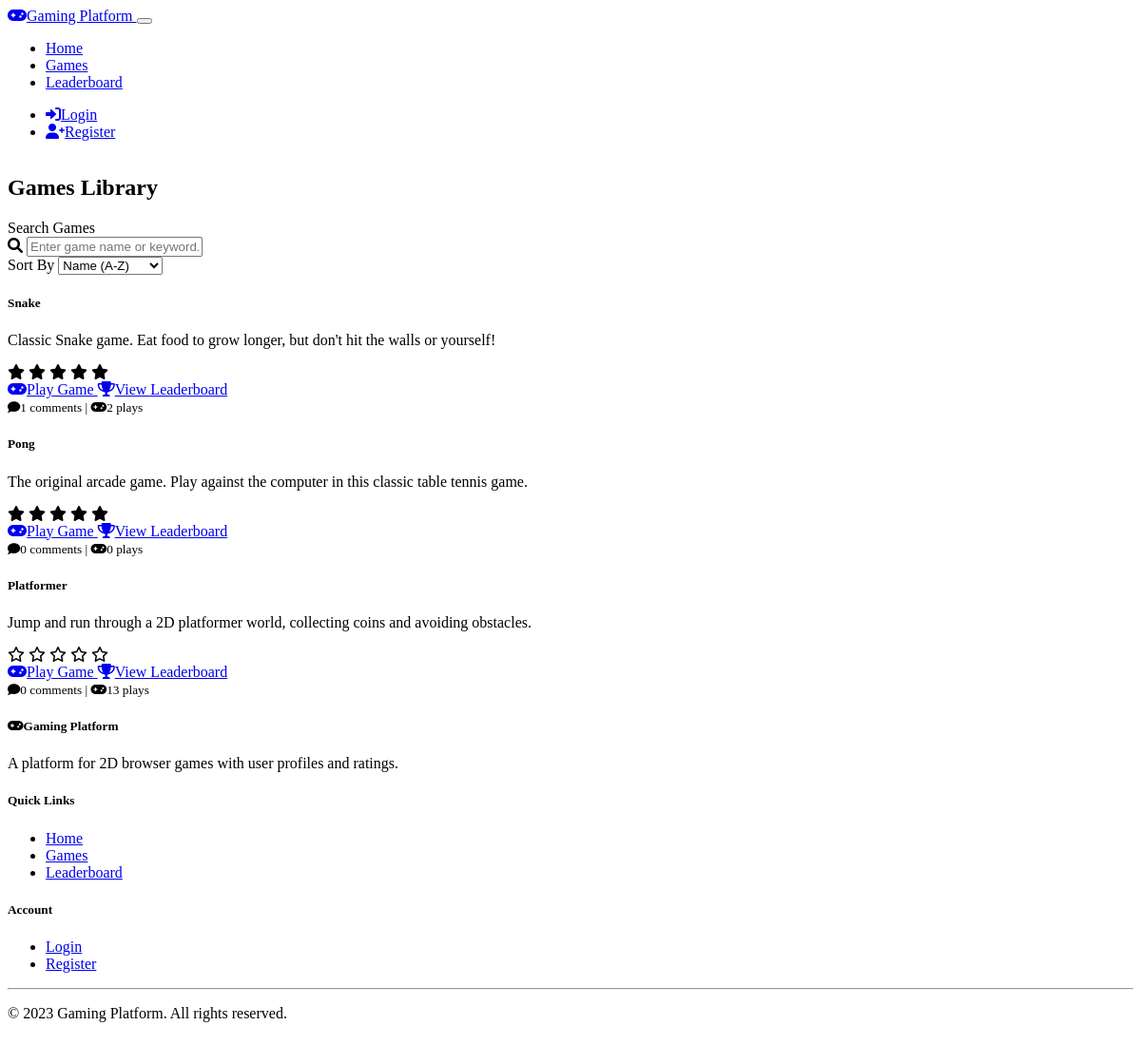
/games, run on the app's committed database.
### models.py (models this page shows, shortened)
class Game(db.Model):
    id = db.Column(db.Integer, primary_key=True)
    title = db.Column(db.String(100), nullable=False)
    description = db.Column(db.Text, nullable=False)
    instructions = db.Column(db.Text, nullable=False)
    game_type = db.Column(db.String(50), nullable=False)
    scores = db.relationship('Score', backref='game', lazy='dynamic')
    ratings = db.relationship('Rating', backref='game', lazy='dynamic')
    comments = db.relationship('Comment', backref='game', lazy='dynamic')
    def average_rating(self):
        ratings = [r.rating for r in self.ratings]
        return sum(ratings) / len(ratings) if ratings else 0

### routes.py (the view)
    @app.route('/games')
    def games_list():
        games = Game.query.all()
        return render_template('games_list.html', games=games)

### templates/games_list.html (shortened to what this page needs)
{% extends 'base.html' %}
{% block content %}
<div class="container">
    <div class="row mt-4">
        <div class="col-12">
            <h2 class="mb-4">Games Library</h2>
            <div class="card mb-4">
                <div class="card-body">
                    <div class="row g-3">
                        <div class="col-md-6">
                            <label for="game-search" class="form-label">Search Games</label>
                            <div class="input-group">
                                <span class="input-group-text"><i class="fas fa-search"></i></span>
                                <input type="text" class="form-control" id="game-search" placeholder="Enter game name or keyword...">
                            </div>
                        </div>
                        <div class="col-md-6">
                            <label class="form-label">Sort By</label>
                            <select class="form-select" id="game-sort">
                                <option value="name-asc">Name (A-Z)</option>
                            </select>
                        </div>
                    </div>
                </div>
            </div>
        </div>
    </div>
    <div class="row g-4">
        {% for game in games %}
            <div class="col-md-6 col-lg-4 game-card-container">
                <div class="card h-100 game-card">
                    <div class="card-body">
                        <h5 class="card-title">{{ game.title }}</h5>
                        <p class="card-text">{{ game.description }}</p>
                        <div class="mb-3">
                            {% set avg_rating = game.average_rating()|int %}
                            <div class="rating-stars">
                                {% for i in range(5) %}
                                    {% if i < avg_rating %}
                                        <i class="fas fa-star"></i>
                                    {% else %}
                                        <i class="far fa-star"></i>
                                    {% endif %}
                                {% endfor %}
                            </div>
                        </div>
                        <div class="d-grid gap-2">
                            <a href="{{ url_for('game', game_id=game.id) }}" class="btn btn-primary">
                                <i class="fas fa-gamepad me-2"></i>Play Game
                            </a>
                            <a href="{{ url_for('leaderboard', game_id=game.id) }}" class="btn btn-outline-primary">
                                <i class="fas fa-trophy me-2"></i>View Leaderboard
                            </a>
                        </div>
                    </div>
                    <div class="card-footer text-muted">
                        <small>
                            <i class="fas fa-comment me-1"></i>{{ game.comments.count() }} comments
                            <span class="mx-2">|</span>
                            <i class="fas fa-gamepad me-1"></i>{{ game.scores.count() }} plays
                        </small>
                    </div>
                </div>
            </div>
        {% endfor %}
    </div>
</div>
{% endblock %}

### static/css/style.css (style rules this page uses)
body { min-height: 100vh; display: flex; flex-direction: column; }
.game-card { transition: transform 0.3s ease; height: 100%; }
.rating-stars { color: var(--bs-warning); cursor: pointer; }

### data on the page
Game: title "Snake", description "Classic Snake game. Eat food to grow longer, but don't hit the walls or yourself!", comments.count "1", scores.count "2"
Game: title "Pong", description "The original arcade game. Play against the computer in this classic table tennis game.", comments.count "0", scores.count "0"
Game: title "Platformer", description "Jump and run through a 2D platformer world, collecting coins and avoiding obstacles.", comments.count "0", scores.count "13"
